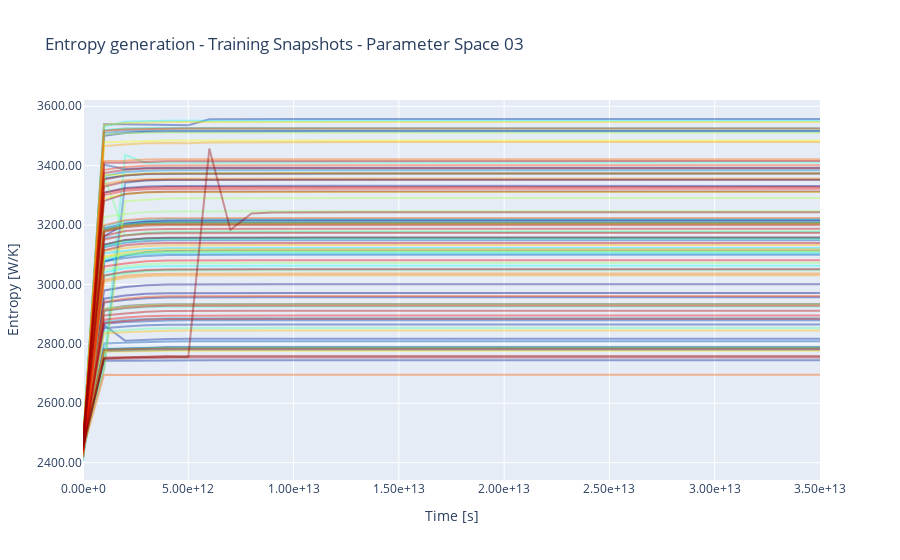

Source (notebook cell):
### Markdown cell above
### Plot entropy generation

### Code cell
comsol_data_ref  = COMSOL_VTU( ROOT / "data" / PARAMETER_SPACE / "Training_Original" / f"{DATA_TYPE}_000.vtu")
fig = go.Figure()

for idx_snap, entropies in enumerate(entropy_gen_unit):
    fig.add_trace(go.Scatter(x=list(comsol_data_ref.times.values()),
                             y=entropies,
                                mode='lines',
                                name=f"{idx_snap:03d}",
                                opacity=0.4,
                            line=dict(color=colors[idx_snap])
                ))
    
fig.update_layout(
    xaxis_tickformat='.2e',  # Format x-axis numbers to 2 decimal places
    yaxis_tickformat='.2f',  # Format y-axis numbers to 2 decimal places
    showlegend=False,        # Hide the legend
    title=f"Entropy generation - {DATA_TYPE} Snapshots - Parameter Space {PARAMETER_SPACE}",       # Optional: add a title
    xaxis_title="Time [s]",    # Optional: label for x-axis
    yaxis_title="Entropy [W/K]"     # Optional: label for y-axis
)

fig.write_image(export_folder / f"{DATA_TYPE}_EntropyGeneration.png")
fig.show()
